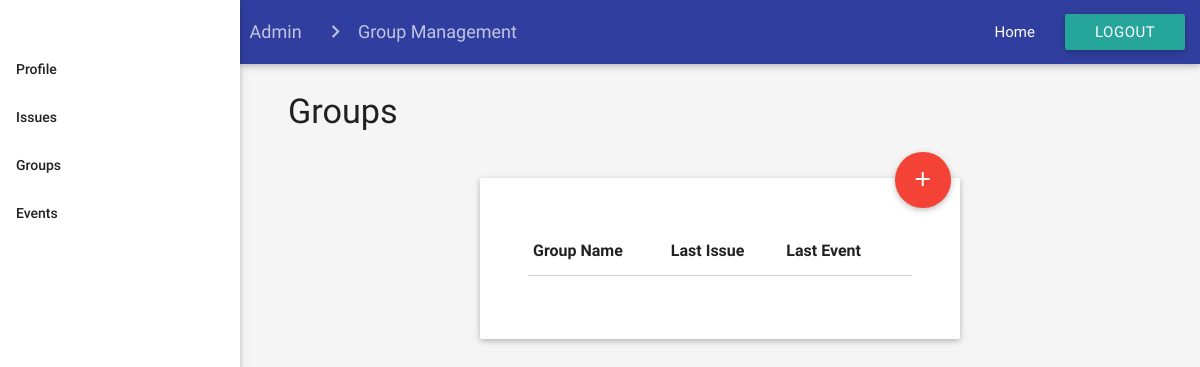
The app's page /html/admin/groupManagement_admin.php, older data.
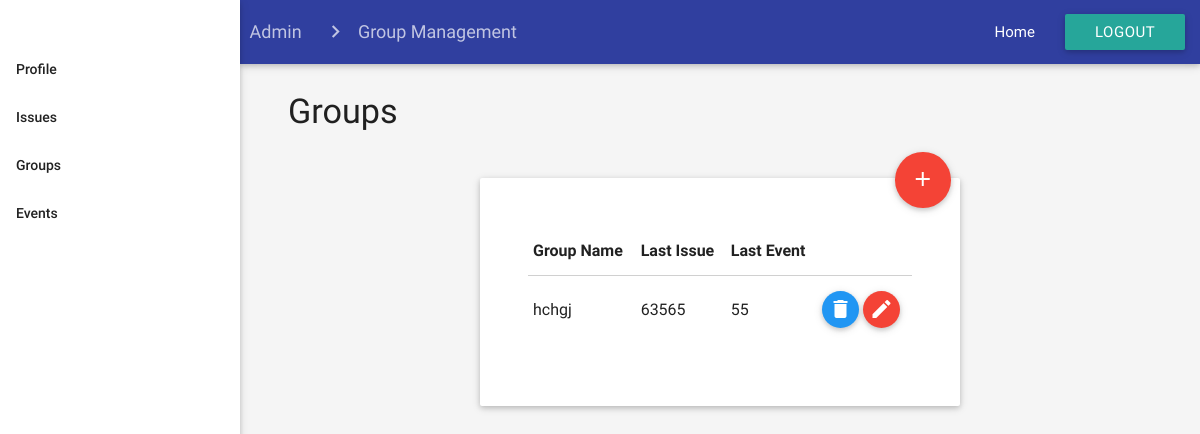
The same page, newer data.
### tables this page shows
CREATE TABLE `groups` (
  `Group_ID` int(11) NOT NULL,
  `Group_Name` varchar(255) NOT NULL,
  `Event_ID` int(255) NOT NULL,
  `User_ID` int(255) NOT NULL,
  `Group_Permissions` enum('View','Modify','Edit','Delete','Create') NOT NULL DEFAULT 'View'
);

### html/admin/groupManagement_admin.php (the view, shortened to what this page needs)
<html>
<head>
    <link type="text/css" rel="stylesheet" href="../../css/materialize.min.css" media="screen,projection" />
    <link type="text/css" rel="stylesheet" href="../../css/register.css" />
    <link type="text/css" rel="stylesheet" href="../../css/admin/groupManagement_admin.css" />
</head>
<body class="grey lighten-4">
    <ul id="nav-mobile" class="side-nav fixed sideNav">
        <br>
        <br>
        <li class="bold"><a href="http://localhost/MIS347/html/admin/profile_admin.php" class="waves-effect waves-teal">Profile</a></li>
        <li class="bold"><a href="http://localhost/MIS347/html/admin/issueManagement_admin.php" class="waves-effect waves-teal">Issues</a></li>
        <li class="bold"><a href="http://localhost/MIS347/html/admin/groupManagement_admin.php" class="waves-effect waves-teal">Groups</a></li>
        <li class="bold"><a href="http://localhost/MIS347/html/admin/eventManagement_admin.php" class="waves-effect waves-teal">Events</a></li>
    </ul>
    <div class="mainContainer">
        <nav class="indigo darken-2 topNavBar">
            <div class="nav-wrapper">
                <div class="col s12">
                    <a href="#!" class="breadcrumb">Admin</a>
                    <a href="#!" class="breadcrumb">Group Management</a>
                    <ul class="right hide-on-med-and-down">
                        <li><a href="dashboard_admin.html">Home</a></li>
                        <li><a class="waves-effect waves-light btn">Logout</a></li>
                    </ul>
                </div>
            </div>
        </nav>
        <div id="page_title">
            <h4>Groups</h4>
        </div>
        <div id="fab_add">
            <a class="btn-floating btn-large waves-effect waves-light red right" id="fab_add" href="groupAdd_admin.html"><i class="material-icons">add</i></a>
        </div>
        <div class="formContainer card">
            <form class="col s12 l12 m6" action="../../php/groupDelete.php" method="post">
                <table class="highlight responsive-table">
                    <thead>
                        <tr>
                            <th data-field="id" name="Group_Name">Group Name</th>
                            <th data-field="name">Last Issue</th>
                            <th data-field="price">Last Event</th>
                            <th data-field="action"></th>
                        </tr>
                    </thead>
                    <tbody>
                        <?php
                        $conn = new mysqli('localhost','ske','ske','skecomplaints');
                            $sql = "SELECT * FROM groups";
                            $result = $conn->query($sql);
                            while($row = $result->fetch_assoc()){
                                $Group_ID = $row["Group_ID"];
                                $Group_Name = $row["Group_Name"];
                                $Event_ID = $row["Event_ID"];
                                $User_ID = $row["User_ID"];
                                echo '
                                <tr id="'.$Group_ID.'">
                                    <form action = "../../php/del.php" method = "post">
                                        <input type = "hidden" value = "'.$Group_ID.'" />
                                    </form>
                                    <td>'.$Group_Name.'</td>
                                    <td>'.$Event_ID.'</td>
                                    <td>'.$User_ID.'</td>
                                    <td>
                                        <button class="btn-floating modal-trigger btn-small waves-effect waves-light blue btn_delete" type = "submit"><i class="material-icons">delete</i></button>
                                        <a class="btn-floating btn-small waves-effect waves-light red btn_edit"><i class="material-icons">mode_edit</i></a>
                                    </td>
                                </tr>
                                ';
                            }
                        ?>
                    </tbody>
                </table>
            </form>
        </div>
    </div>
</body>
</html>

Row changes from the older to the newer data that the page shows:
added groups: Group_Name "hchgj", Event_ID "63565", User_ID "55"
